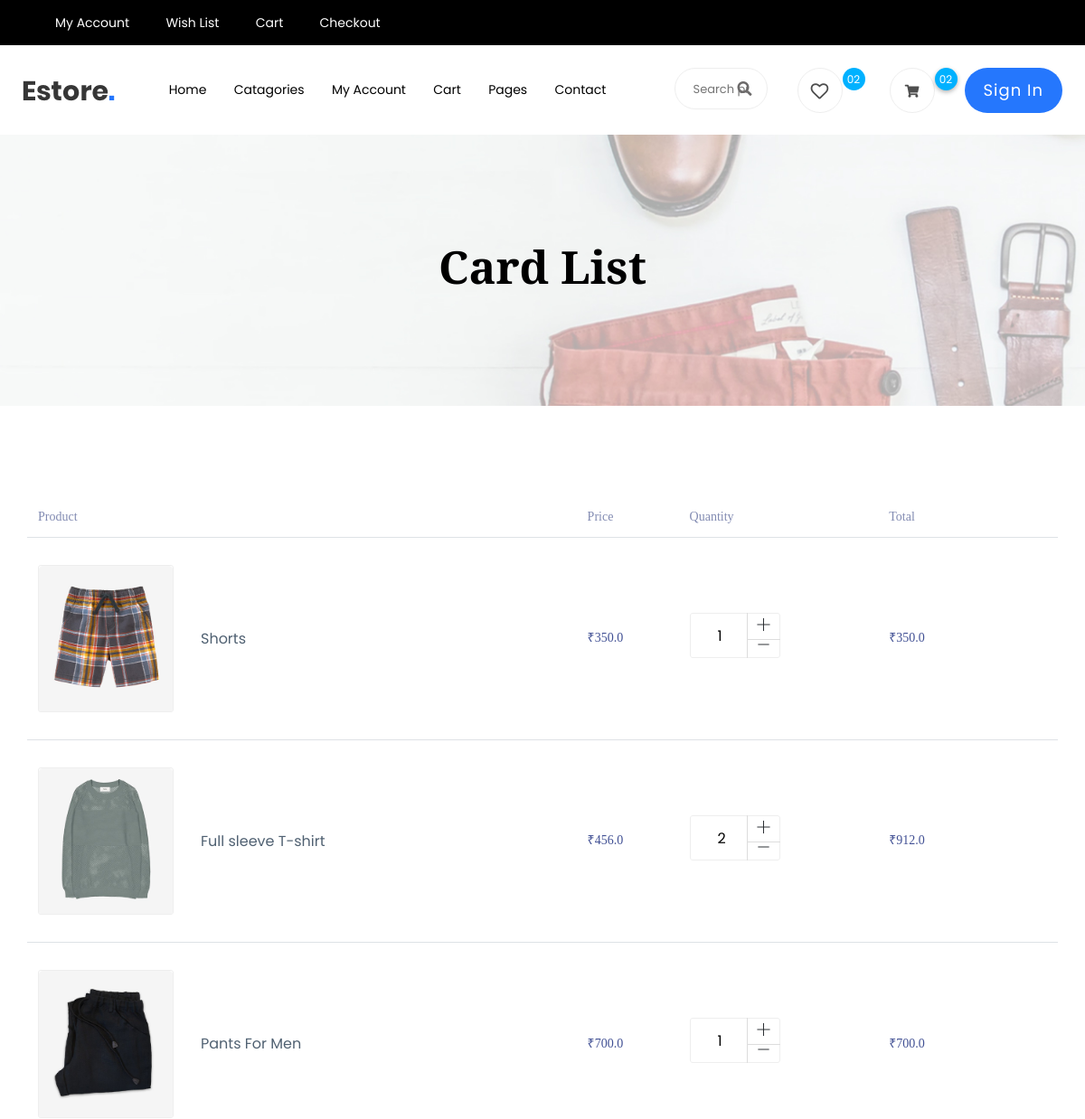
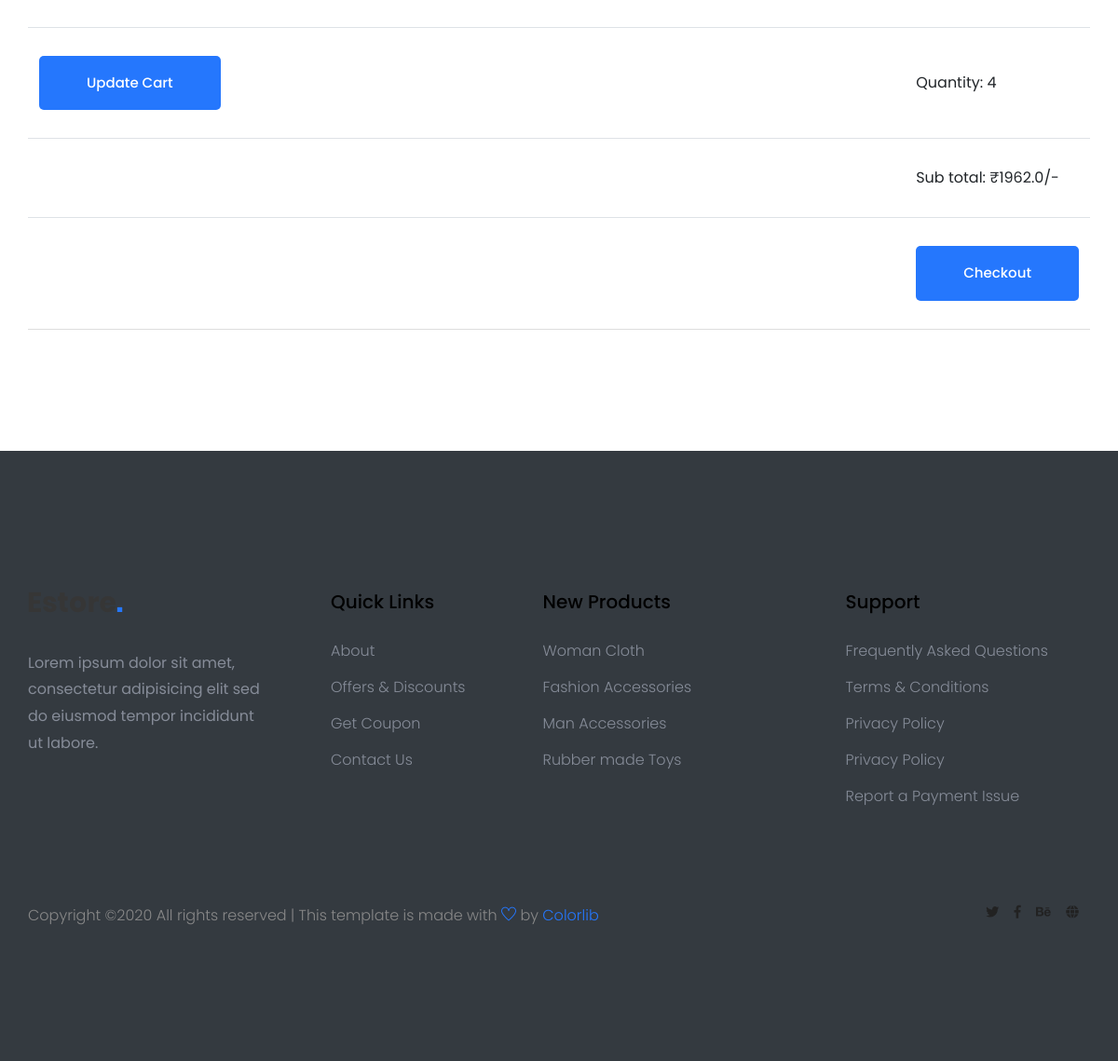
The app's page /cart/ (signed in) with its own data (2 pictures, top to bottom).
### core/models.py (models this page shows, shortened)
class Cart(models.Model):
    product = models.ForeignKey(Products,on_delete=models.SET_NULL,null=True)
    order = models.ForeignKey(Order, on_delete=models.SET_NULL, null=True)
    quantity = models.IntegerField(default=0, null=True, blank=True)
    date_added = models.DateTimeField(auto_now_add=True)
    @property
    def get_total(self):
        total = self.quantity * self.product.price
        return total

class Products(models.Model):
    image = models.ImageField(upload_to='static/assets/img', blank=True, null= True)
    product_name= models.CharField(max_length=200)
    digital = models.BooleanField(default=False,null=True,blank=True)
    price = models.FloatField()
    @property
    def imageURL(self):
        try:
            url = self.image.url
        except:
            url = ''
        return url

class Order(models.Model):
    customer = models.ForeignKey(Customer, on_delete=models.SET_NULL, null=True, blank=True)
    date_ordered = models.DateTimeField(auto_now_add=True)
    complete = models.BooleanField(default=False)
    transaction_id = models.CharField(max_length=100, null=True)
    @property
    def get_cart_total(self):
        orderitems = self.cart_set.all()
        total = sum([item.get_total for item in orderitems])
        return total
    @property
    def get_cart_items(self):
        orderitems = self.cart_set.all()
        total = sum([item.quantity for item in orderitems])
        return total

### core/views.py (the view)
# urls.py: path('cart/',views.cart,name='cart'),
def cart(request):
    if request.user.is_authenticated:
        customer = request.user.customer
        order, created = Order.objects.get_or_create(customer=customer, complete=False)
        items = order.cart_set.all()
    else:
        items = []
        order ={' get_cart_total':0 , 'get_cart_items':0}
    return render(request,'core/cart.html',{'items':items,'order':order})

### core/templates/core/cart.html
{% extends 'core/base.html' %}
{% load static %}
     {% block content %}
  <div class="slider-area ">
    <div class="single-slider slider-height2 d-flex align-items-center" data-background="{% static 'assets/img/hero/category.jpg' %}">
        <div class="container">
            <div class="row">
                <div class="col-xl-12">
                    <div class="hero-cap text-center">
                        <h2>Card List</h2>
                    </div>
                </div>
            </div>
        </div>
    </div>
  </div>
  <section class="cart_area section_padding">
    <div class="container">
      <div class="cart_inner">
        <div class="table-responsive">
          <table class="table">
            <thead>
              <tr>
                <th scope="col">Product</th>
                <th scope="col">Price</th>
                <th scope="col">Quantity</th>
                <th scope="col">Total</th>
              </tr>
            </thead>
            <tbody>
            {% for item in items %}
              <tr>
                <td>
                  <div class="media">
                    <div class="d-flex">
                      <img src="{{ item.product.imageURL }}" alt="" />
                    </div>
                    <div class="media-body">
                      <p>{{item.product.product_name}}</p>
                    </div>
                  </div>
                </td>
                <td>
                  <h5>₹{{ item.product.price}}</h5>
                </td>
                <td>
                  <div class="product_count">
                    <span class="input-number-decrement"> <i class="ti-minus"></i></span>
                    <input class="input-number" type="text" value="{{item.quantity}}" min="0" max="10">
                    <span class="input-number-increment"> <i class="ti-plus"></i></span>
                  </div>
                </td>
                <td>
                  <h5>₹{{ item.get_total }}</h5>
                </td>
              </tr>
            {% endfor %}
              <tr class="bottom_button">
                <td>
                  <a class="btn_1" href="#">Update Cart</a>
                </td>
                <td></td>
                <td></td>
                <td>Quantity: {{order.get_cart_items}}</td>
            <tr>
              <td></td>
              <td></td>
              <td></td>
              <td>Sub total:  ₹{{order.get_cart_total}}/-</td>
            </tr>
            <tr>
              <td></td>
              <td></td>
              <td></td>
              <td><a class="btn_1 checkout_btn_1" href="#">Checkout</a></td>
            </tr>
              </tr>
            </tbody>
          </table>
        </div>
      </div>
    </div>
  </section>
{% endblock %}

### records on screen
Cart: product.imageURL (picture), product.product_name "Shorts", product.price "350.0", quantity "1", get_total "350.0"
Cart: product.imageURL (picture), product.product_name "Full sleeve T-shirt", product.price "456.0", quantity "2", get_total "912.0"
Cart: product.imageURL (picture), product.product_name "Pants For Men", product.price "700.0", quantity "1", get_total "700.0"
Order: get_cart_items "4", get_cart_total "1962.0"
